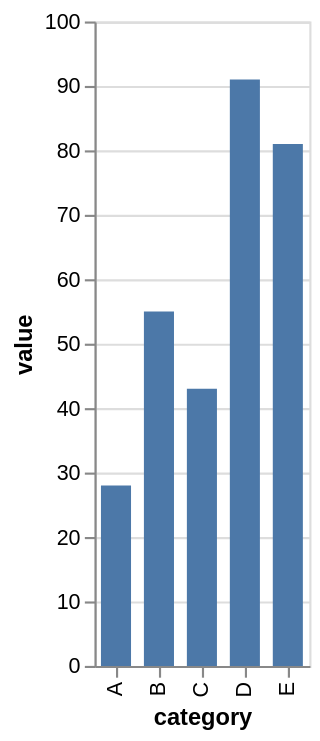

Write the Vega-Lite specification saved for this chart.
### Vega-Lite specification from a JSON file in a GitHub repository (floating-point values rounded to 4 significant figures)
{"$schema": "https://vega.github.io/schema/vega-lite/v6.json", "data": {"values": [{"category": "A", "value": 28}, {"category": "B", "value": 55}, {"category": "C", "value": 43}, {"category": "D", "value": 91}, {"category": "E", "value": 81}]}, "description": "Explicit band scale with padding.", "encoding": {"x": {"field": "category", "scale": {"paddingInner": 0.3, "type": "band"}, "type": "nominal"}, "y": {"field": "value", "type": "quantitative"}}, "mark": "bar", "usermeta": {"easel": {"standin_ratio": 0.0233, "threshold": 0.05}}}
